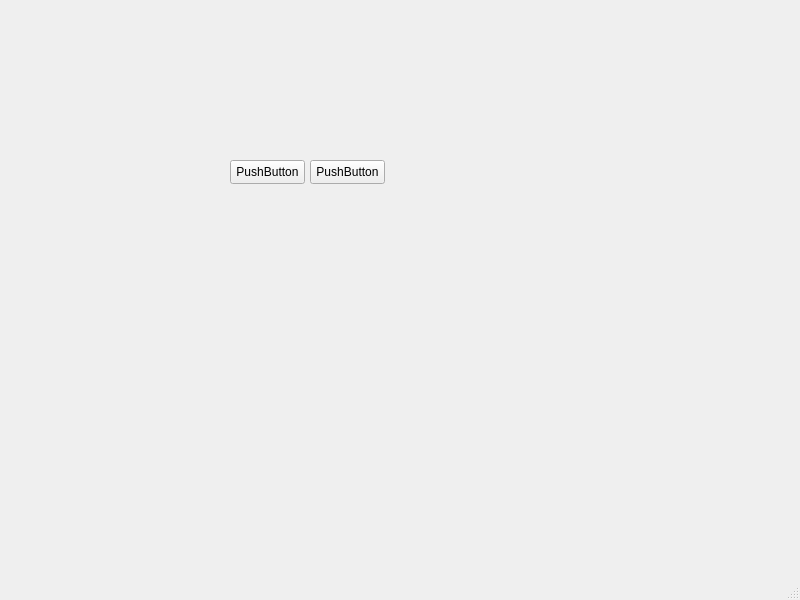
<?xml version="1.0" encoding="UTF-8"?>
<ui version="4.0">
 <class>MainWindow</class>
 <widget class="QMainWindow" name="MainWindow">
  <property name="geometry">
   <rect>
    <x>0</x>
    <y>0</y>
    <width>800</width>
    <height>600</height>
   </rect>
  </property>
  <property name="windowTitle">
   <string>MainWindow</string>
  </property>
  <widget class="QWidget" name="centralwidget">
   <widget class="QPushButton" name="pushButton">
    <property name="geometry">
     <rect>
      <x>230</x>
      <y>160</y>
      <width>75</width>
      <height>24</height>
     </rect>
    </property>
    <property name="text">
     <string>PushButton</string>
    </property>
   </widget>
   <widget class="QPushButton" name="pushButton_2">
    <property name="geometry">
     <rect>
      <x>310</x>
      <y>160</y>
      <width>75</width>
      <height>24</height>
     </rect>
    </property>
    <property name="text">
     <string>PushButton</string>
    </property>
   </widget>
  </widget>
  <widget class="QMenuBar" name="menubar">
   <property name="geometry">
    <rect>
     <x>0</x>
     <y>0</y>
     <width>800</width>
     <height>22</height>
    </rect>
   </property>
  </widget>
  <widget class="QStatusBar" name="statusbar"/>
 </widget>
 <resources/>
 <connections/>
</ui>
